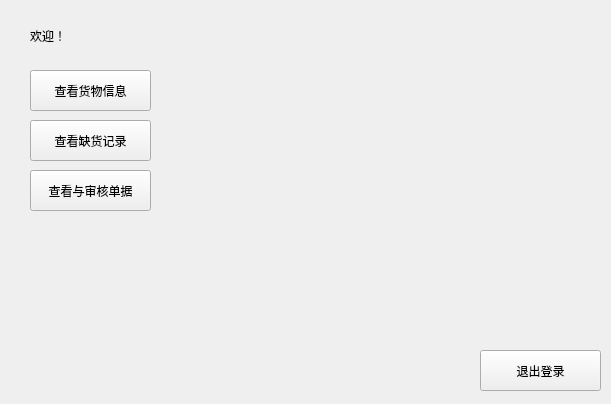
<?xml version="1.0" encoding="UTF-8"?>
<ui version="4.0">
 <class>Admin_Main</class>
 <widget class="QMainWindow" name="Admin_Main">
  <property name="geometry">
   <rect>
    <x>0</x>
    <y>0</y>
    <width>611</width>
    <height>404</height>
   </rect>
  </property>
  <property name="windowTitle">
   <string>MainWindow</string>
  </property>
  <widget class="QWidget" name="centralwidget">
   <widget class="QLabel" name="label_welcome">
    <property name="geometry">
     <rect>
      <x>30</x>
      <y>20</y>
      <width>111</width>
      <height>31</height>
     </rect>
    </property>
    <property name="text">
     <string>欢迎！</string>
    </property>
   </widget>
   <widget class="QPushButton" name="btn_changeGoods">
    <property name="geometry">
     <rect>
      <x>30</x>
      <y>70</y>
      <width>121</width>
      <height>41</height>
     </rect>
    </property>
    <property name="text">
     <string>查看货物信息</string>
    </property>
   </widget>
   <widget class="QPushButton" name="btn_checkLackLog">
    <property name="geometry">
     <rect>
      <x>30</x>
      <y>120</y>
      <width>121</width>
      <height>41</height>
     </rect>
    </property>
    <property name="text">
     <string>查看缺货记录</string>
    </property>
   </widget>
   <widget class="QPushButton" name="btn_check">
    <property name="geometry">
     <rect>
      <x>30</x>
      <y>170</y>
      <width>121</width>
      <height>41</height>
     </rect>
    </property>
    <property name="text">
     <string>查看与审核单据</string>
    </property>
   </widget>
   <widget class="QPushButton" name="btn_back">
    <property name="geometry">
     <rect>
      <x>480</x>
      <y>350</y>
      <width>121</width>
      <height>41</height>
     </rect>
    </property>
    <property name="text">
     <string>退出登录</string>
    </property>
   </widget>
  </widget>
 </widget>
 <resources/>
 <connections/>
</ui>
